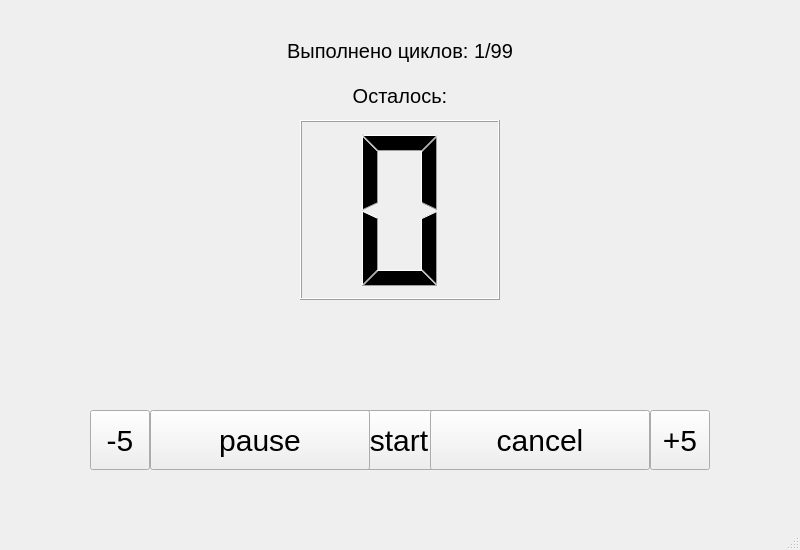
<?xml version="1.0" encoding="UTF-8"?>
<ui version="4.0">
 <class>MainWindow</class>
 <widget class="QMainWindow" name="MainWindow">
  <property name="geometry">
   <rect>
    <x>0</x>
    <y>0</y>
    <width>800</width>
    <height>550</height>
   </rect>
  </property>
  <property name="windowTitle">
   <string>tolik.exe</string>
  </property>
  <widget class="QWidget" name="centralWidget">
   <widget class="QPushButton" name="plusButton">
    <property name="geometry">
     <rect>
      <x>580</x>
      <y>410</y>
      <width>60</width>
      <height>60</height>
     </rect>
    </property>
    <property name="toolTip">
     <string>увеличивает количество циклов на 1</string>
    </property>
    <property name="styleSheet">
     <string notr="true">font-size: 30px</string>
    </property>
    <property name="text">
     <string>+</string>
    </property>
   </widget>
   <widget class="QPushButton" name="startButton">
    <property name="geometry">
     <rect>
      <x>289</x>
      <y>410</y>
      <width>220</width>
      <height>60</height>
     </rect>
    </property>
    <property name="focusPolicy">
     <enum>Qt::WheelFocus</enum>
    </property>
    <property name="toolTip">
     <string>запускает процесс создания</string>
    </property>
    <property name="styleSheet">
     <string notr="true">font-size: 30px</string>
    </property>
    <property name="text">
     <string>start</string>
    </property>
   </widget>
   <widget class="QPushButton" name="minusButton">
    <property name="geometry">
     <rect>
      <x>160</x>
      <y>410</y>
      <width>60</width>
      <height>60</height>
     </rect>
    </property>
    <property name="toolTip">
     <string>уменьшает количество циклов на 1</string>
    </property>
    <property name="styleSheet">
     <string notr="true">font-size: 30px</string>
    </property>
    <property name="text">
     <string>-</string>
    </property>
   </widget>
   <widget class="QLCDNumber" name="cycleNum">
    <property name="geometry">
     <rect>
      <x>300</x>
      <y>120</y>
      <width>200</width>
      <height>180</height>
     </rect>
    </property>
    <property name="toolTip">
     <string>Количество циклов в программе</string>
    </property>
    <property name="layoutDirection">
     <enum>Qt::LeftToRight</enum>
    </property>
    <property name="digitCount">
     <number>1</number>
    </property>
    <property name="mode">
     <enum>QLCDNumber::Dec</enum>
    </property>
    <property name="segmentStyle">
     <enum>QLCDNumber::Filled</enum>
    </property>
   </widget>
   <widget class="QPushButton" name="minusFiveButton">
    <property name="geometry">
     <rect>
      <x>90</x>
      <y>410</y>
      <width>60</width>
      <height>60</height>
     </rect>
    </property>
    <property name="toolTip">
     <string>уменьшает количество циклов на 5</string>
    </property>
    <property name="styleSheet">
     <string notr="true">font-size: 30px</string>
    </property>
    <property name="text">
     <string>-5</string>
    </property>
   </widget>
   <widget class="QPushButton" name="plusFiveButton">
    <property name="geometry">
     <rect>
      <x>650</x>
      <y>410</y>
      <width>60</width>
      <height>60</height>
     </rect>
    </property>
    <property name="toolTip">
     <string>увеличивает количество циклов на 5</string>
    </property>
    <property name="styleSheet">
     <string notr="true">font-size: 30px</string>
    </property>
    <property name="text">
     <string>+5</string>
    </property>
   </widget>
   <widget class="QLabel" name="doneLabel">
    <property name="geometry">
     <rect>
      <x>260</x>
      <y>25</y>
      <width>280</width>
      <height>51</height>
     </rect>
    </property>
    <property name="styleSheet">
     <string notr="true">font-size: 20px</string>
    </property>
    <property name="text">
     <string>Выполнено циклов: 1/99</string>
    </property>
    <property name="alignment">
     <set>Qt::AlignCenter</set>
    </property>
   </widget>
   <widget class="QLabel" name="remainderLabel">
    <property name="geometry">
     <rect>
      <x>260</x>
      <y>70</y>
      <width>280</width>
      <height>51</height>
     </rect>
    </property>
    <property name="styleSheet">
     <string notr="true">font-size: 20px</string>
    </property>
    <property name="text">
     <string>Осталось:</string>
    </property>
    <property name="alignment">
     <set>Qt::AlignCenter</set>
    </property>
   </widget>
   <widget class="QPushButton" name="resumePauseButton">
    <property name="geometry">
     <rect>
      <x>150</x>
      <y>410</y>
      <width>220</width>
      <height>60</height>
     </rect>
    </property>
    <property name="focusPolicy">
     <enum>Qt::WheelFocus</enum>
    </property>
    <property name="toolTip">
     <string>временно не работает :(</string>
    </property>
    <property name="styleSheet">
     <string notr="true">font-size: 30px</string>
    </property>
    <property name="text">
     <string>pause</string>
    </property>
   </widget>
   <widget class="QPushButton" name="cancelButton">
    <property name="geometry">
     <rect>
      <x>430</x>
      <y>410</y>
      <width>220</width>
      <height>60</height>
     </rect>
    </property>
    <property name="focusPolicy">
     <enum>Qt::WheelFocus</enum>
    </property>
    <property name="toolTip">
     <string>временно не работает</string>
    </property>
    <property name="styleSheet">
     <string notr="true">font-size: 30px</string>
    </property>
    <property name="text">
     <string>cancel</string>
    </property>
   </widget>
  </widget>
  <widget class="QStatusBar" name="statusBar"/>
 </widget>
 <resources/>
 <connections/>
</ui>
